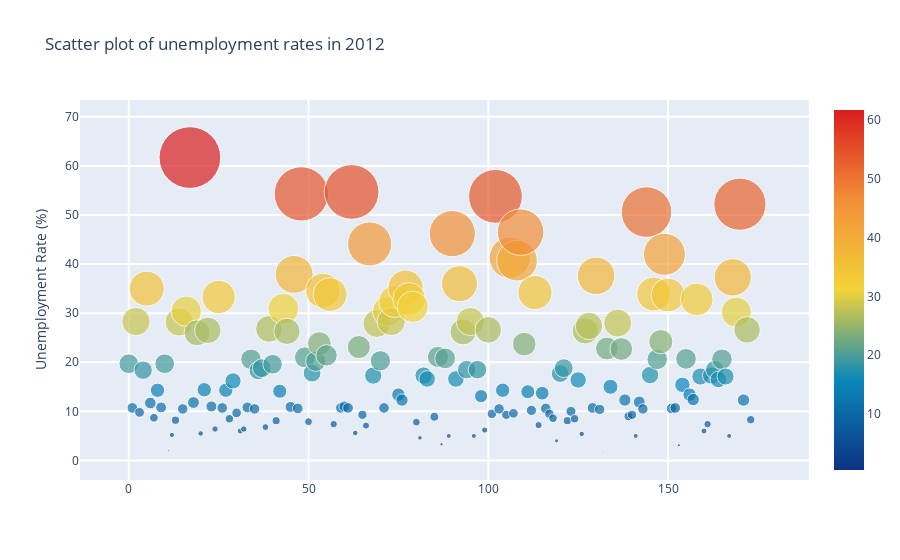

The code cell stored with this chart in its notebook:
### Code cell
l2=[]
trace2= go.Scatter(
        y= df_country['2012'],
        mode= 'markers',
        name='Unemployment (%)',
        marker= dict(size= df_country['2012'].values,
                    line= dict(width=1),
                    color= df_country['2012'].values,
                    opacity= 0.7,
                    colorscale='Portland',
                    showscale=True),
        text= df_country['Country Name'].values) # The hover text goes here... 
l2.append(trace2);

layout= go.Layout(
    title= 'Scatter plot of unemployment rates in 2012',
    hovermode= 'closest',
    xaxis= dict(
#        title= 'Pop',
        ticklen= 5,
        zeroline= False,
        gridwidth= 2,
    ),
    yaxis=dict(
        title= 'Unemployment Rate (%)',
        ticklen= 5,
        gridwidth= 2,
    ),
    showlegend= False
)
fig= go.Figure(data=l2, layout=layout)
py.iplot(fig,filename='scatter_plot2012')

### Figure 1 — Plotly figure (JSON) as saved in the notebook; plotly's stock layout.template omitted (floating-point values rounded to 4 significant figures; data arrays with more than 128 entries replaced by an {"elided": "..."} marker saying what was removed)
{"data": [{"marker": {"color": {"elided": "174 float values"}, "colorscale": [[0, "rgb(12,51,131)"], [0.25, "rgb(10,136,186)"], [0.5, "rgb(242,211,56)"], [0.75, "rgb(242,143,56)"], [1, "rgb(217,30,30)"]], "line": {"width": 1}, "opacity": 0.7, "showscale": true, "size": {"elided": "174 float values"}}, "mode": "markers", "name": "Unemployment (%)", "text": {"elided": "174 str values"}, "type": "scatter", "y": {"elided": "174 float values"}}], "layout": {"hovermode": "closest", "showlegend": false, "title": {"text": "Scatter plot of unemployment rates in 2012"}, "xaxis": {"gridwidth": 2, "ticklen": 5, "zeroline": false}, "yaxis": {"gridwidth": 2, "ticklen": 5, "title": {"text": "Unemployment Rate (%)"}}}}
